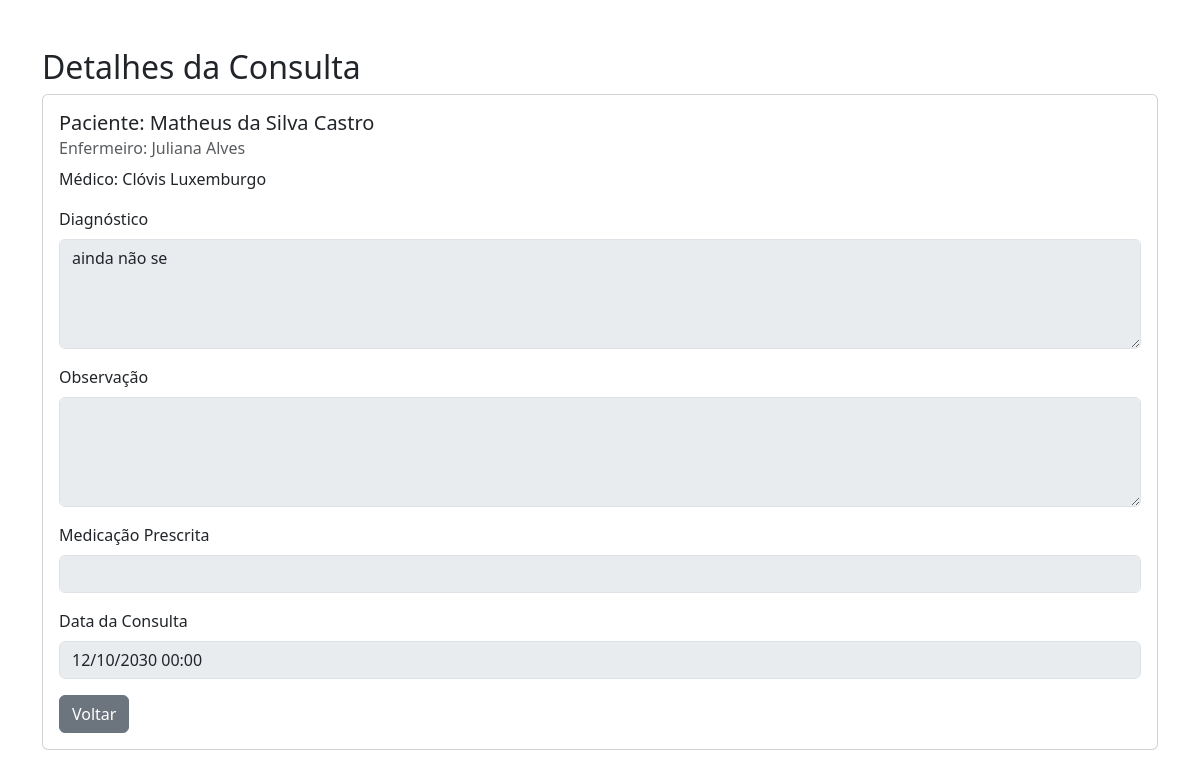
The app's page /detalhar_consulta_medico/3/ (signed in) with its own data.
### app1/models.py (models this page shows, shortened)
class Consulta(models.Model):
    estagio_consulta = models.CharField(max_length=12, choices=[('Agendada', 'Agendada'), ('Concluída', 'Concluída')], default='agendada')
    id_paciente = models.ForeignKey(Paciente, on_delete=models.PROTECT)
    id_enfermeiro = models.ForeignKey(Enfermeiro, on_delete=models.PROTECT)
    id_medico = models.ForeignKey(Médico, on_delete=models.PROTECT)
    id_medicação = models.ForeignKey(Remédio, on_delete=models.PROTECT, blank=True, null=True)
    sintoma = models.CharField(max_length=100, blank=False)
    data_consulta = models.DateTimeField()
    observacao = models.TextField(blank=True)
    diagnostico = models.TextField()

class Paciente(models.Model):
    class Situacao(models.TextChoices):
        ESTAVEL = 'Estável', 'Estável'
        MODERADO = 'Moderado', 'Moderado'
        GRAVE = 'Grave', 'Grave'
        CRÍTICO = 'Crítico', 'Crítico'
    class EstagioAtendimento(models.TextChoices):
        TRIAGEM = 'Triagem', 'Triagem'
        CONSULTA = 'Em Consulta', 'Em Consulta'
        ALTA = 'Alta', 'Alta'
    user = models.OneToOneField(User, on_delete=models.CASCADE, null=True, blank=True)
    nome = models.CharField(max_length=100, blank=False)
    sintoma = models.CharField(max_length=300, blank=False)
    situacao = models.CharField(max_length=12, choices=Situacao.choices, default=Situacao.ESTAVEL, blank=False)
    estado_consulta = models.CharField(max_length=12, choices=EstagioAtendimento.choices, default=EstagioAtendimento.TRIAGEM, blank=False)
    cpf = models.CharField(max_length=14, blank=False)
    data_nascimento = models.DateField(blank=False)
    endereco = models.CharField(max_length=250, blank=False)
    telefone = models.CharField(max_length=10, blank=False)
    telefone_familiar = models.CharField(max_length=10, blank=False)
    class Meta:
        constraints = [
            models.UniqueConstraint(fields=['cpf'], name='unique_paciente_cpf')
        ]

class Enfermeiro(models.Model):
    TURNO = [
        ('Manhã', 'Manhã'),
        ('Tarde', 'Tarde'),
        ('Noite', 'Noite'),
        ('Flexível', 'Flexível'),
    ]
    GENERO = [
        ('Feminino', 'Feminino'),
        ('Masculino', 'Masculino'),
        ('Outro', 'Outro'),
    ]
    nome = models.CharField(max_length=100, blank=False)
    cpf = models.CharField(max_length=11, blank=False)
    disponibilidade = models.BooleanField(default=True)
    contratada = models.BooleanField(default=True)
    endereco = models.CharField(max_length=250, blank=False)
    telefone = models.CharField(max_length=10, blank=False)
    data_nascimento = models.DateField(blank=False)
    data_contratacao = models.DateTimeField(blank=False)
    email = models.EmailField(max_length=150, blank=True, null=True)
    genero = models.CharField(max_length=9, choices=GENERO, blank=True, null=True)
    salario = models.DecimalField(max_digits=10, decimal_places=2, blank=True, null=True)
    turno = models.CharField(max_length=8, choices=TURNO, blank=True, null=True)

class Médico(models.Model):
    GENERO = [
        ('Feminino', 'Feminino'),
        ('Masculino', 'Masculino'),
        ('Outro', 'Outro'),
    ]
    ESPECIALIZACAO = [
        ('Clínica Geral', 'Clínica Geral'),
        ('Pediatria', 'Pediatria'),
        ('Ginecologia', 'Ginecologia'),
        ('Cardiologia', 'Cardiologia'),
        ('Ortopedia', 'Ortopedia'),
    ]
    TURNO = [
        ('Manhã', 'Manhã'),
        ('Tarde', 'Tarde'),
        ('Noite', 'Noite'),
        ('Flexível', 'Flexível'),
    ]
    nome = models.CharField(max_length=100, blank=False)
    cpf = models.CharField(max_length=11, blank=False)
    especializacao = models.CharField(max_length=50, choices=ESPECIALIZACAO, blank=False)
    disponibilidade = models.BooleanField(default=True)
    contratada = models.BooleanField(default=True)
    data_nascimento = models.DateField(blank=False)
    endereco = models.CharField(max_length=250, blank=False)
    telefone = models.CharField(max_length=10, blank=False)
    email = models.EmailField(max_length=150, blank=True, null=True)
    genero = models.CharField(max_length=9, choices=GENERO, blank=True, null=True)
    salario = models.DecimalField(max_digits=10, decimal_places=2, blank=True, null=True)
    turno = models.CharField(max_length=8, choices=TURNO, blank=True, null=True)
    data_contratacao = models.DateTimeField(blank=False)

### app1/views.py (the view)
    def wrapper(request, *args, **kwargs):
        medico_id = request.session.get('medico_id')
        if not medico_id or not Médico.objects.filter(id=medico_id).exists():
            return redirect('/login_medico')
        return func(request, *args, **kwargs)

### app1/views.py (called while the page is built)
def check_login_medico(func):
    def wrapper(request, *args, **kwargs):
        medico_id = request.session.get('medico_id')
        if not medico_id or not Médico.objects.filter(id=medico_id).exists():
            return redirect('/login_medico')
        return func(request, *args, **kwargs)
    return wrapper

@check_login_medico
def detalhar_consulta_medico(request, id):
    consulta = get_object_or_404(Consulta, id=id)
    return render(request, 'medico/consultas/detalhar_consulta_medico.html', {'consulta': consulta})

### app1/templates/medico/consultas/detalhar_consulta_medico.html (shortened to what this page needs)
<!DOCTYPE html>
<html lang="pt-BR">
<head>
    <link href="https://cdn.jsdelivr.net/npm/bootstrap@5.3.0/dist/css/bootstrap.min.css" rel="stylesheet">
</head>
<body>
    <div class="container mt-5">
        <h2>Detalhes da Consulta</h2>
        <div class="card">
            <div class="card-body">
                <h5 class="card-title">Paciente: {{ consulta.id_paciente.nome }}</h5>
                <h6 class="card-subtitle mb-2 text-muted">Enfermeiro: {{ consulta.id_enfermeiro.nome }}</h6>
                <p class="card-text">Médico: {{ consulta.id_medico.nome }}</p>
                <div class="mb-3">
                    <label for="diagnostico" class="form-label">Diagnóstico</label>
                    <textarea class="form-control" id="diagnostico" rows="4" disabled>{{ consulta.diagnostico }}</textarea>
                </div>
                <div class="mb-3">
                    <label for="observacao" class="form-label">Observação</label>
                    <textarea class="form-control" id="observacao" rows="4" disabled>{{ consulta.observacao }}</textarea>
                </div>
                <div class="mb-3">
                    <label for="medicamento" class="form-label">Medicação Prescrita</label>
                    <input type="text" class="form-control" id="medicamento" value="{{ consulta.id_medicação.nome }}" disabled>
                </div>
                <div class="mb-3">
                    <label for="data_consulta" class="form-label">Data da Consulta</label>
                    <input type="text" class="form-control" id="data_consulta" value="{{ consulta.data_consulta|date:'d/m/Y H:i' }}" disabled>
                </div>
                <a href="{% url 'agenda_medica' %}" class="btn btn-secondary">Voltar</a>
            </div>
        </div>
    </div>
</body>
</html>

### records on screen
Consulta: id_paciente.nome "Matheus da Silva Castro", id_enfermeiro.nome "Juliana Alves", id_medico.nome "Clóvis Luxemburgo", diagnostico "ainda não se", data_consulta "12/10/2030 00:00"
